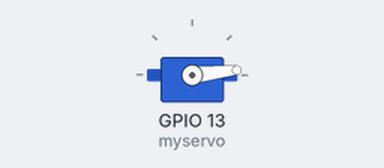
Simulated run of this sketch. Board: ESP32. Shown: servo.

Above: at 0.05 s.
At 1.15 s:
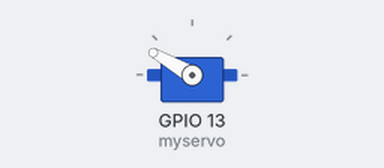
At 2.3 s:
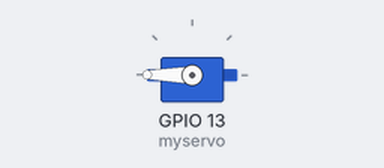
At 4.55 s:
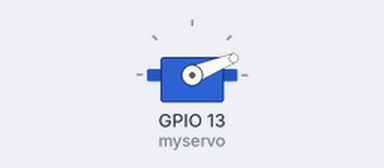
Timing chart, 0 to 8.7 s (numbered marks = the images above):
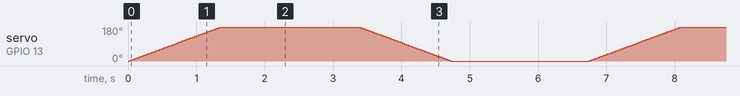

The sketch:

boltfeedservo.ino
```cpp
#include <ESP32Servo.h>


Servo myservo;  // create Servo object to control a servo
// twelve Servo objects can be created on most boards


int pos = 0;    // variable to store the servo position


void setup() {
 myservo.attach(13);  // attaches the servo on pin 9 to the Servo object
}


void loop() {
 for (pos = 0; pos <= 180; pos += 2) { // goes from 0 degrees to 180 degrees
   // in steps of 1 degree
   myservo.write(pos);              // tell servo to go to position in variable 'pos'
   delay(15);                       // waits 15 ms for the servo to reach the position
 }
 delay(2000);        // wait 2 seconds at 180°
 for (pos = 180; pos >= 0; pos -= 2) { // goes from 180 degrees to 0 degrees
   myservo.write(pos);              // tell servo to go to position in variable 'pos'
   delay(15);                       // waits 15 ms for the servo to reach the position
 }
 delay(2000);        // wait 2 seconds at 180°
}
```
